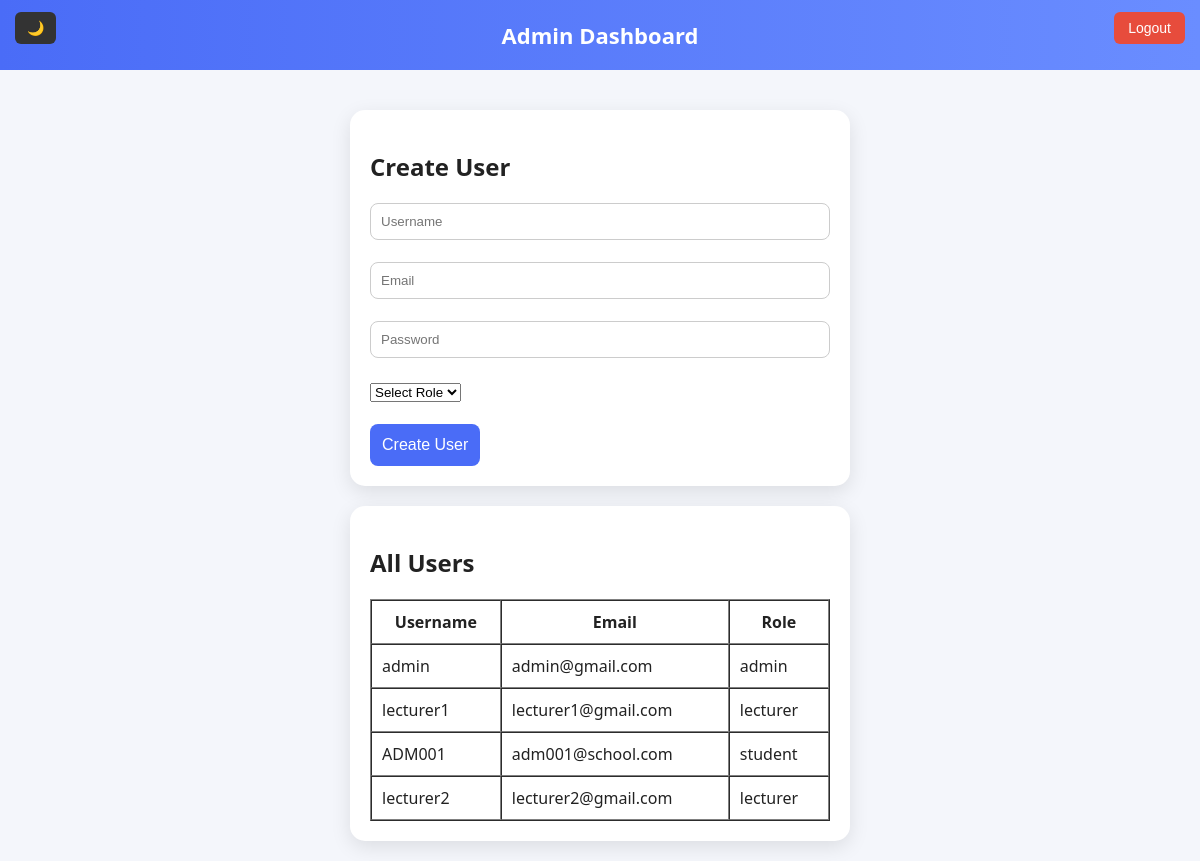
Screenshot of /admin-dashboard (signed in) with the database file from the repository.
### tables this page shows
CREATE TABLE users (
            id INTEGER PRIMARY KEY AUTOINCREMENT,
            username TEXT UNIQUE,
            email TEXT,
            password TEXT,
            role TEXT
        );

### app.py (the view)
@app.route('/admin-dashboard')
def admin_dashboard():
    if 'username' not in session or session.get('role') != 'admin':
        return redirect(url_for('home'))
    conn = get_db_connection()
    cursor = conn.cursor()
    cursor.execute("SELECT username, email, role FROM users")
    users = cursor.fetchall()
    conn.close()
    return render_template('admin.html', users=users)

### app.py (called while the page is built)
def get_db_connection():
    conn = sqlite3.connect(str(DB_PATH))
    conn.row_factory = sqlite3.Row
    return conn
    init_db()

### templates/admin.html (shortened to what this page needs)
<!DOCTYPE html>
<html lang="en">
<head>
    <link rel="stylesheet" href="{{ url_for('static', filename='style.css') }}">
    <link rel="stylesheet" href="https://cdnjs.cloudflare.com/ajax/libs/font-awesome/6.0.0/css/all.min.css">
</head>
<body>
    <div class="header">
    <button class="logout-btn" onclick="logout()">Logout</button>
    Admin Dashboard
    <button class="toggle-btn" onclick="toggleDarkMode()">🌙</button>
    </div>
    <div class="container">
        <div class="card">
            <h2>Create User</h2>
            <form action="{{ url_for('add_user') }}" method="POST">
                <input type="text" name="username" placeholder="Username" required><br><br>
                <input type="email" name="email" placeholder="Email" required><br><br>
                <input type="password" name="password" placeholder="Password" required><br><br>
                <select name="role" required>
                    <option value="">Select Role</option>
                </select><br><br>
                <button type="submit">Create User</button>
            </form>
        </div>
        <div class="card">
            <h2>All Users</h2>
            <table border="1" cellpadding="10" cellspacing="0" width="100%">
                <tr>
                    <th>Username</th>
                    <th>Email</th>
                    <th>Role</th>
                </tr>
                {% for user in users %}
                <tr>
                    <td>{{ user['username'] }}</td>
                    <td>{{ user['email'] }}</td>
                    <td>{{ user['role'] }}</td>
                </tr>
                {% endfor %}
            </table>
        </div>
    </div>
</body>
</html>

### static/style.css (style rules this page uses)
body { font-family: 'Segoe UI', sans-serif; background: #f4f6fb; margin: 0; color: #222; }
.header { position: relative; background: linear-gradient(90deg, #4a6cf7, #6a8dff); color: white; padding: 20px 70px; text-align: center; font-size: 22px; font-weight: bold; }
.container { max-width: 500px; margin: auto; padding: 20px; }
.card { background: white; border-radius: 15px; padding: 20px; margin-top: 20px; box-shadow: 0 6px 20px rgba(0,0,0,0.1); animation: fadeIn 0.6s ease-in-out; }
input { width: 100%; padding: 10px; border-radius: 8px; border: 1px solid #ccc; box-sizing: border-box; }
button { background: #4a6cf7; color: white; border: none; padding: 12px; border-radius: 8px; font-size: 16px; cursor: pointer; }
.logout-btn { position: absolute; top: 12px; right: 15px; padding: 8px 14px; font-size: 14px; width: auto; display: inline-block; background-color: #e74c3c; color: white; border: none; border-radius: 6px; cursor: pointer; z-index: 10; }
.toggle-btn { position: absolute; top: 12px; left: 15px; padding: 8px 12px; font-size: 14px; width: auto; display: inline-block; background-color: #333; color: white; border: none; border-radius: 6px; cursor: pointer; z-index: 10; }

### rows the page displays
users: username "admin", email "admin@gmail.com", role "admin"
users: username "lecturer1", email "lecturer1@gmail.com", role "lecturer"
users: username "ADM001", email "adm001@school.com", role "student"
users: username "lecturer2", email "lecturer2@gmail.com", role "lecturer"
